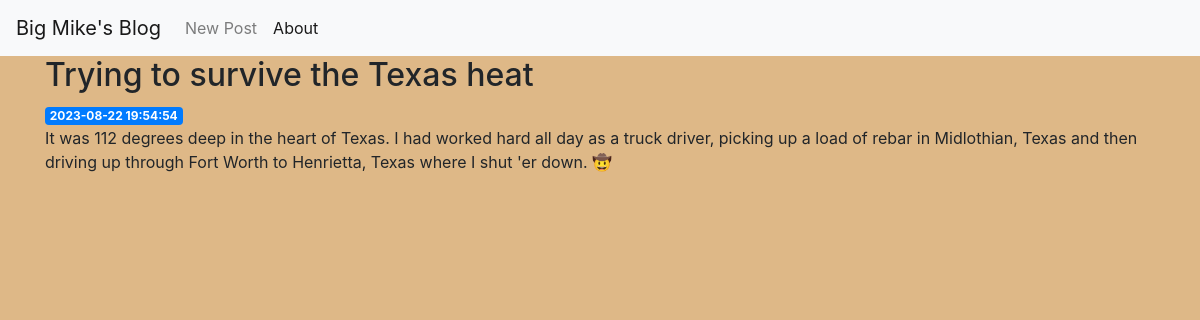
The page /1 on the database its author committed.
### tables this page shows
CREATE TABLE posts (
    id INTEGER PRIMARY KEY AUTOINCREMENT,
    created TIMESTAMP NOT NULL DEFAULT CURRENT_TIMESTAMP,
    title TEXT NOT NULL,
    content TEXT NOT NULL
);

### app.py (the view)
@app.route('/<int:post_id>')
def post(post_id):
    post = get_post(post_id)
    return render_template('post.html', post=post)

### app.py (called while the page is built)
def get_db_connection():
    conn = sqlite3.connect('database.db')
    conn.row_factory = sqlite3.Row
    return conn

def get_post(post_id):
    conn = get_db_connection()
    post = conn.execute('SELECT * FROM posts WHERE id = ?',
                        (post_id,)).fetchone()
    conn.close()
    if post is None:
        abort(404)
    return post

### templates/post.html
{% extends 'base.html' %}
{% block content %}
    <h2>{% block title %} {{ post['title'] }} {% endblock %}</h2>
    <span class="badge badge-primary">{{ post['created'] }}</span>
    <p>{{ post['content'] }}</p>
{% endblock %}

### static/css/style.css (style rules this page uses)
body { background-color: burlywood; }

### rows shown on the page
posts: title "Trying to survive the Texas heat", created "2023-08-22 19:54:54", content "It was 112 degrees deep in the heart of Texas. I had worked hard all day as a truck driver, picking up a load of rebar in Midlothian, Texas and then driving up through Fort Worth to Henrietta, Texas where I shut 'er down. 🤠"
